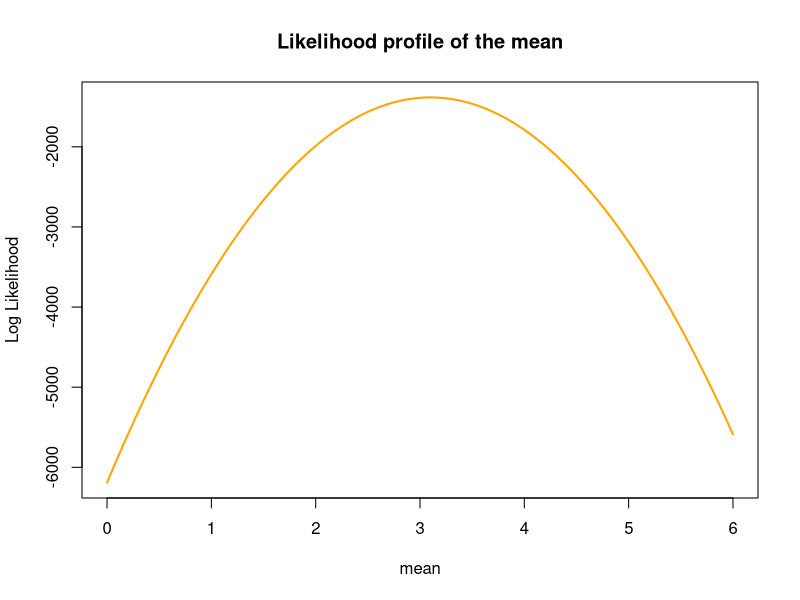
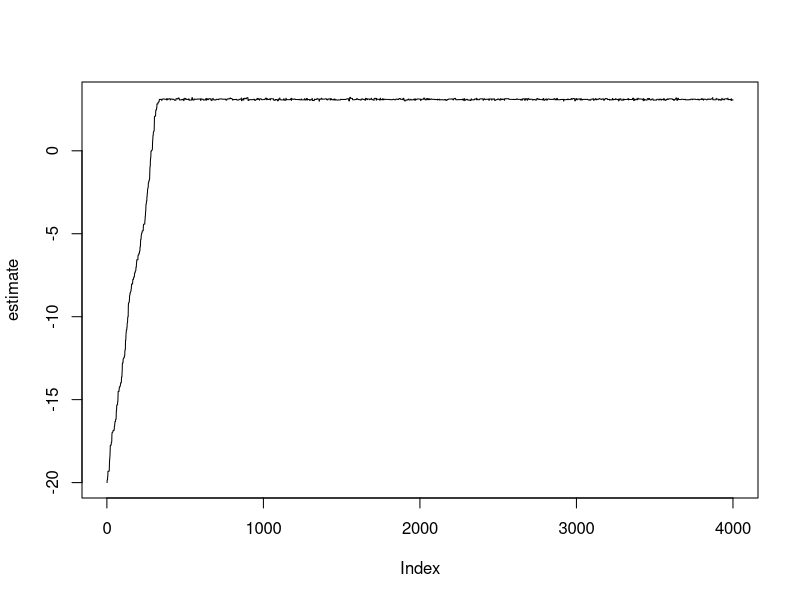
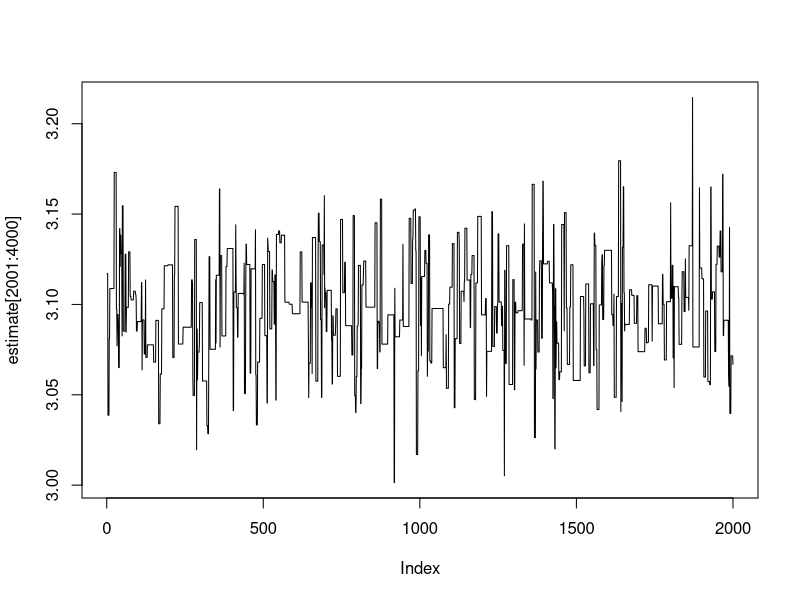
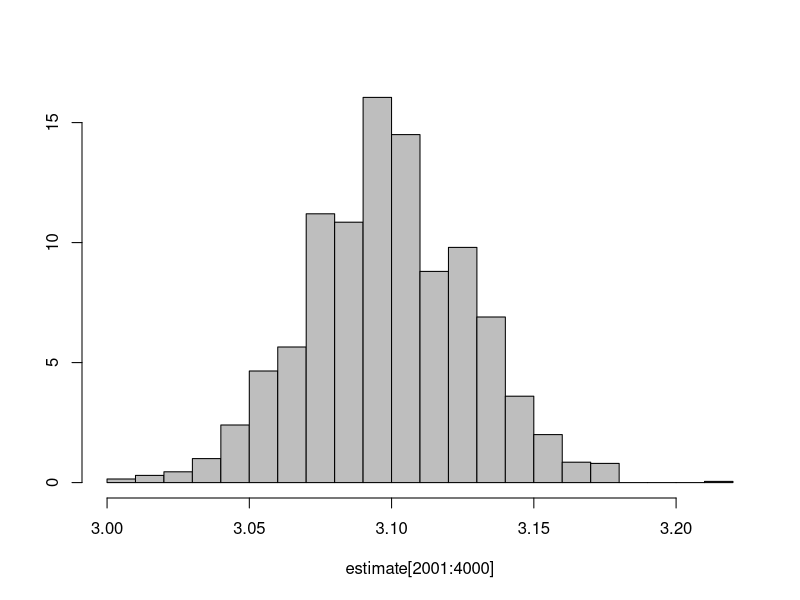

The R source for these figures, in order:
## R_Demo_Simulation_Inference_MCMC_Estimate_Mean.R
##########################################################################
## INSTRUCTOR: Christopher Fariss
## COURSE NAME: Advanced Computational Methods for Social Media and Textual Data (2F)
## University of Essex Summer School 2021
##
## Date: 2021-07-24
##
## Please e-mail me if you find any errors or have and suggestions (either email is fine)
## e-mail: cjf0006@gmail.com
## e-mail: cjfariss@umich.edu
##
##########################################################################
##
## Goal: Improve the estimation of uncertainty assoicated with one or more model parameters by fully approximating the posterior distribution of every parameter contained within a model.
##
##########################################################################
## Introduction to tutorial:
##
## For this R tutorial we will write a program that implements the Metropolis-Hastings sampling algorithm.
##
## The Metropolis–Hastings algorithm is a Markov chain Monte Carlo (MCMC) method for obtaining a sequence of random samples from a probability distribution.
##
## The parameter for the mean will be selected based on the likelihood function that links the parameter to the data contained in the x variable.
##
## A key feature of this simulation method is the dependence of each estimate of the parameter(s) on the only the most recent estimate of the prior.
## 
## Select a starting value for the parameter. The first estimate of the simulation will be based on this starting value. 
##
## Repeat the simulation several thousand times.
##
##########################################################################

## load library
library(MASS) # load library with truehist function


## set x values
#x <- 1:5
x <- rnorm(1000, mean=pi, sd=1)

## print the mean to the console screen
mean(x)

## Prior distribution
log_prior <- function(mu){
    value <- dunif(x=mu, -100, 100, log=T)
    return(value)
}

## loglikelihood Function
log_likelihood <- function(mu,data){
    value <- sum(log(dnorm(x=data, mean=mu, sd=1)))
    return(value)
}


## plot the likelihood profile for different estimates of the mean parameter mu
values <- seq(0, 6, by=.05)
out <- c()
for(i in 1:length(values)){
    out[i] <- log_likelihood(mu=values[i], data=x)
}

## Graph the likelihood profile
plot (values, out , type="l", xlab = "mean", ylab = "Log Likelihood", main="Likelihood profile of the mean", lwd=2, col="orange")


## number of simulations
samples <- 4000

## proposal width
proposal_width <- .2

## start values for the parameter estimate of the mean 
## (NOTE: I have selected a really poor value to start with because it is really far away from the truth which is 3 or 3.141593...
estimate <- -20

loglik <- log_likelihood(mu=estimate[1], data=x) +  log_prior(mu=estimate[1])
loglik

## monitor the number of times the algorithm accepts the new estimate
accept_new_estiamte <- 1

## monitor the decision criterion
comp <- 0

## MCMC simulation
## iterate to take samples 
for(i in 2:samples){
    
    ## propose new values and calculate LL
    estimate[i] <- rnorm(1, mean=estimate[i-1], sd = proposal_width)
    loglik[i] <- log_likelihood(mu=estimate[i], data=x) +  log_prior(estimate[i])
    
    current_ll <- loglik[i]
    last_ll <- loglik[i-1]
    
    ## calculate decision criterion
    comp[i] <- exp(current_ll - last_ll) - runif(1, 0, 1)
    
    ## decide whether to accept or not
    if (comp[i] >= 0) {
        accept_new_estiamte[i] <- 1
        ## estimate[i] <- estimate[i] ## redundant but this is what is occuring
        ## loglik[i] <- loglik[i] ## redundant but this is what is occuring
    } else {
        accept_new_estiamte[i] <- 0
        estimate[i] <- estimate[i-1]
        loglik[i] <- loglik[i-1]
    }
}

## number of acceptances?
table(accept_new_estiamte)

## summarize the acceptance criteria metric
summary(comp)

## graph the full chain
plot(estimate, type="l")

## graph the chain after disregarding a burin period
plot(estimate[2001:4000], type="l")

##
truehist(estimate[2001:4000], col="grey")


## point estimate of our mean estimate
mean(estimate[2001:4000])

## standard deviation of our mean estimate
sd(estimate[2001:4000])


## compare the MCMC estimation of the mean and sd to the empirical mean and se of the mean
mean_se <- function(x){sd(x)/sqrt(length(x))}

mean(x)
mean_se(x)
